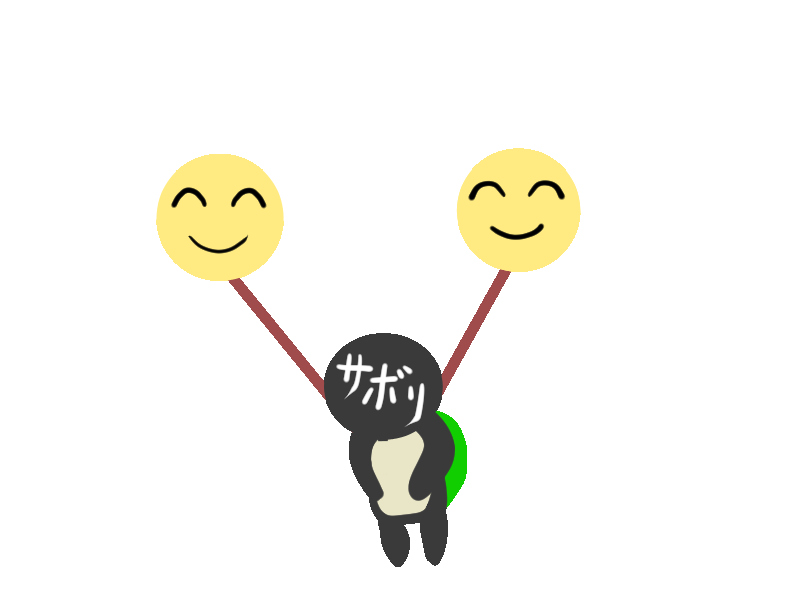
#> input picture python/OpenCV/Tutorials/Image_Processing/9.Contours/test.png, 800 x 600 px
$ python contours.py   (older library calls are emulated)
#> lines starting #> are read from the running program, lines starting #| are printed output that depends on the picture; after the words box and inside, x2 and y2 are one past the last pixel; in counts of white or black regions, pixels touching at a corner belong together
import numpy as np
import cv2

im = cv2.imread('test.png')
#> im is the input picture: shape (600, 800, 3); mean B, G, R 239.5, 245.4, 246.4
imgray = cv2.cvtColor(im,cv2.COLOR_BGR2GRAY)
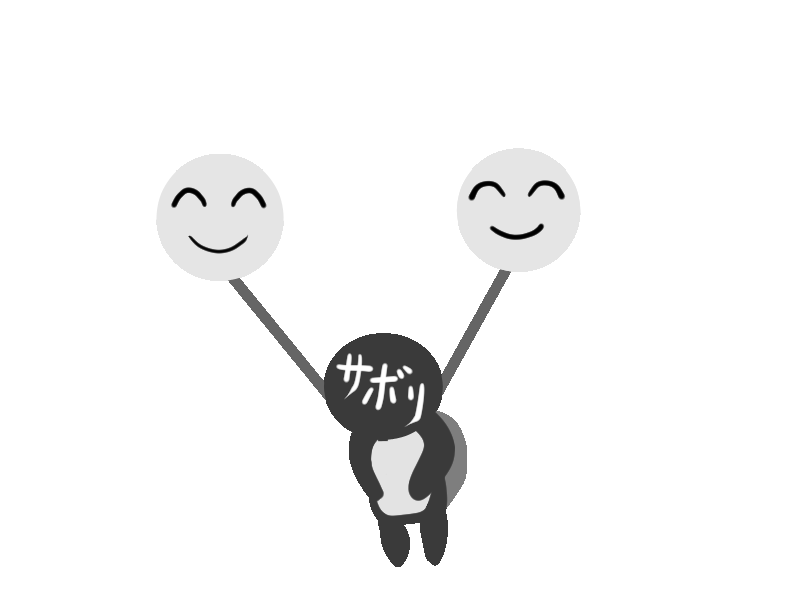
#> imgray: shape (600, 800); min 0, max 255, mean 245
ret,thresh = cv2.threshold(imgray,127,255,cv2.THRESH_BINARY)
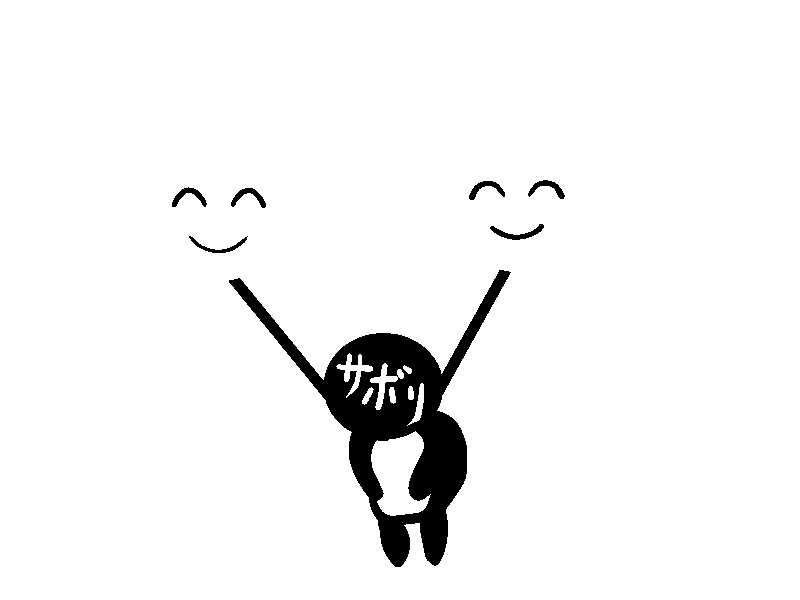
#> thresh: shape (600, 800); 95.6% white; 7 black regions

image, contours, hierarchy = cv2.findContours(thresh,cv2.RETR_TREE,cv2.CHAIN_APPROX_SIMPLE)
#> contours = 17 contours, 1 with area under 20; largest, box (x1, y1, x2, y2) and area: (0, 0, 800, 600) 478601, (228, 269, 512, 568) 24992, (371, 431, 431, 516) 3022, (336, 353, 373, 398) 398, (370, 363, 404, 410) 372

# img = cv2.drawContours(im, contours, -1, (0,255,0), 3)

cnt = contours[2]
#> cnt = contour of 149 points, box (x1, y1, x2, y2) (371, 431, 431, 516), area 3022
img = cv2.drawContours(im, [cnt], 0, (0,255,0), 3)

cv2.imshow("test",thresh)
cv2.waitKey(0)
